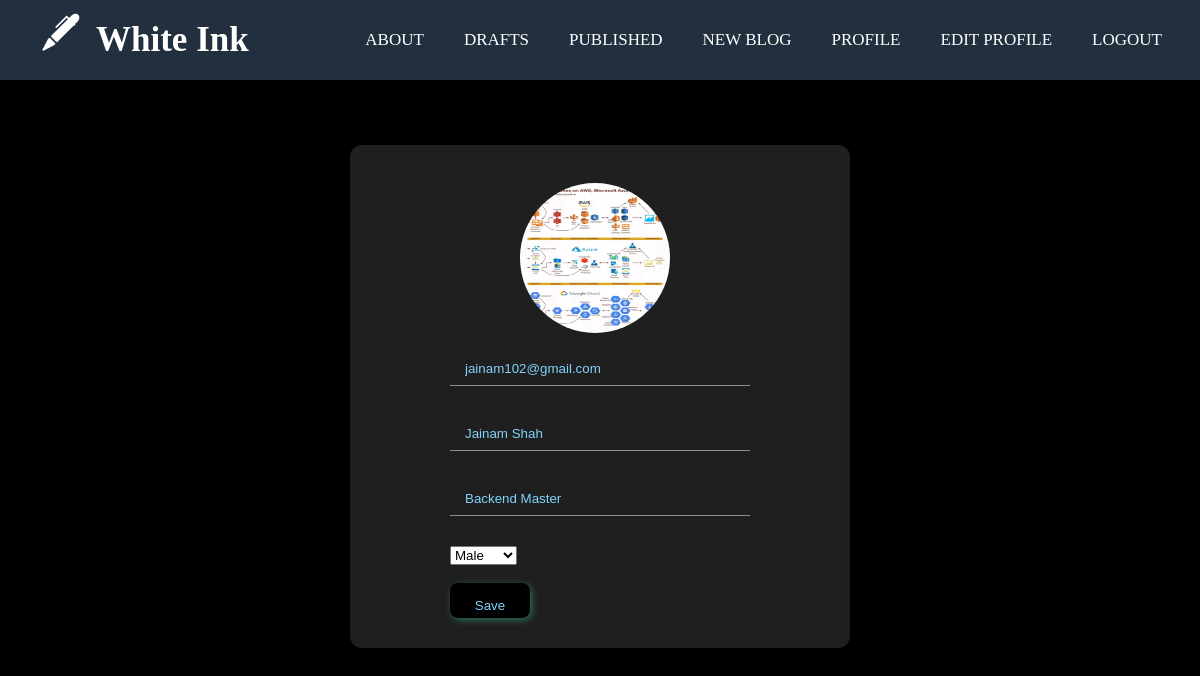
Page /user/edit_profile/ (signed in) on the earlier database version.
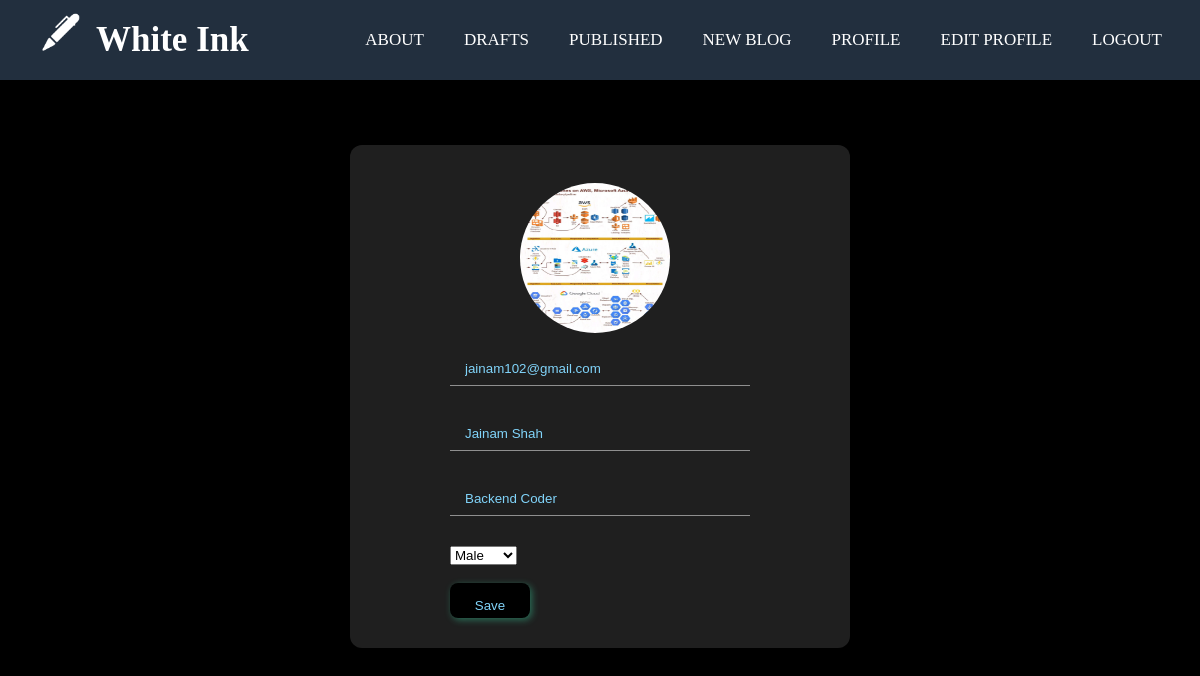
Same page on the later database version.
### user/models.py (models this page shows, shortened)
class User(AbstractBaseUser, PermissionsMixin):
    email = models.EmailField(_('email address'), unique=True)
    is_staff = models.BooleanField(default=False)
    is_active = models.BooleanField(default=True)
    date_joined = models.DateTimeField(default=timezone.now)
    about = models.CharField(max_length=1000, blank=True, default="")
    name = models.CharField(max_length=100, blank=True, default="")
    gender = models.CharField('gender', max_length=1, choices=GENDER_CHOICES)
    avatar = models.ImageField(upload_to=rename_file_upload, null=True, blank=True)
    USERNAME_FIELD = 'email'
    REQUIRED_FIELDS = []
    objects = CustomUserManager()

### user/views.py (the view)
# urls.py: path('edit_profile/', edit_profile, name='edit_profile'),
@login_required
def edit_profile(request):
    if request.method == "POST":
        user = UpdateForm(request.POST, request.FILES, instance=request.user)
        if user.is_valid():
            user.save()
            return HttpResponseRedirect(reverse('view_profile'))
        return render(request, 'edit_profile.html', {'user': request.user})
    return render(request, 'edit_profile.html')

### templates/edit_profile.html (shortened to what this page needs)
{% extends "base.html" %} {% block content %} {% load static %}
<div class="flex-container">
  <div class="content-container">
    <div class="form-container">
      <form method="post" enctype="multipart/form-data">
        <br />
        <div id="profile-container">
          <image
            id="profileImage"
            src="{{user.avatar.url}}"
          />
        </div>
        <br />
        <input
          class="input"
          type="text"
          name="name"
          value={{user.email}}
          readonly
          placeholder="Name"
        />
        <br />
        <input
          class="input"
          type="text"
          name="name"
          value="{{user.name}}"
          required
          placeholder="Name"
        />
        <br />
        <input
          class="input"
          type="text"
          name="about"
          value="{{user.about}}"
          required
          placeholder="About"
        />
        <div class="custom-select" style="width: 200px">
          <select name="gender" value = {{user.gender}}>
            <option value="M">Male</option>
          </select>
        </div>
        <br />
        <input type="submit" value="Save" class="submit-btn" />
      </form>
    </div>
  </div>
</div>
{% endblock content %}

Differences in the rows shown:
changed User "jainam102@gmail.com": about "Backend Master" → "Backend Coder"
